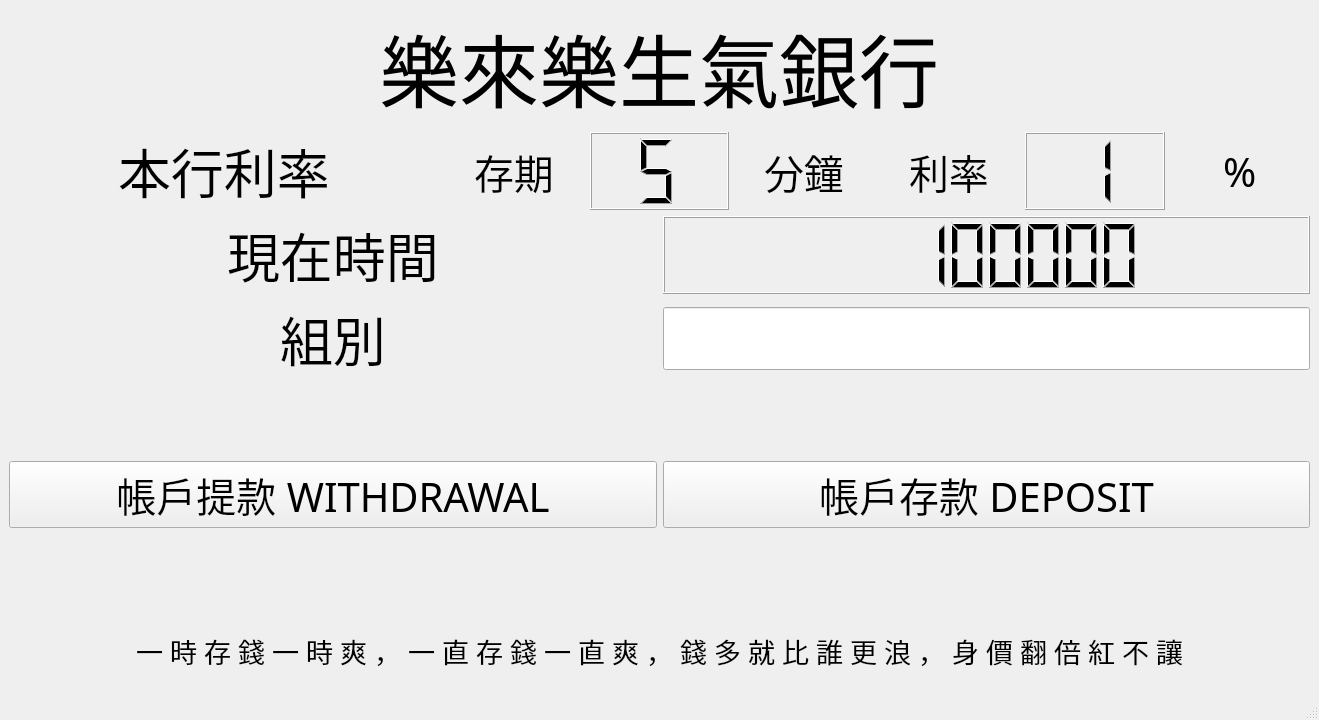
<?xml version="1.0" encoding="UTF-8"?>
<ui version="4.0">
 <class>MainWindow</class>
 <widget class="QMainWindow" name="MainWindow">
  <property name="geometry">
   <rect>
    <x>0</x>
    <y>0</y>
    <width>1319</width>
    <height>720</height>
   </rect>
  </property>
  <property name="sizePolicy">
   <sizepolicy hsizetype="Expanding" vsizetype="Expanding">
    <horstretch>0</horstretch>
    <verstretch>0</verstretch>
   </sizepolicy>
  </property>
  <property name="font">
   <font>
    <family>Chekiang Sung</family>
   </font>
  </property>
  <property name="windowTitle">
   <string>MainWindow</string>
  </property>
  <widget class="QWidget" name="centralwidget">
   <property name="sizePolicy">
    <sizepolicy hsizetype="Expanding" vsizetype="Expanding">
     <horstretch>0</horstretch>
     <verstretch>0</verstretch>
    </sizepolicy>
   </property>
   <layout class="QGridLayout" name="gridLayout_7">
    <item row="0" column="0">
     <layout class="QGridLayout" name="Central_Grid" rowstretch="1,1,1,2,1,2,1,1" columnstretch="0">
      <item row="3" column="0">
       <layout class="QGridLayout" name="Grid_Group" columnstretch="1,1">
        <item row="0" column="0" alignment="Qt::AlignHCenter">
         <widget class="QLabel" name="L_Group">
          <property name="font">
           <font>
            <family>BiauKai</family>
            <pointsize>40</pointsize>
           </font>
          </property>
          <property name="text">
           <string>組別</string>
          </property>
         </widget>
        </item>
        <item row="0" column="1">
         <widget class="QLineEdit" name="LE_Group">
          <property name="sizePolicy">
           <sizepolicy hsizetype="Expanding" vsizetype="Fixed">
            <horstretch>0</horstretch>
            <verstretch>0</verstretch>
           </sizepolicy>
          </property>
          <property name="font">
           <font>
            <pointsize>30</pointsize>
           </font>
          </property>
         </widget>
        </item>
       </layout>
      </item>
      <item row="5" column="0">
       <layout class="QGridLayout" name="Grid_Button">
        <item row="0" column="0">
         <widget class="QPushButton" name="BT_WithDrawal">
          <property name="sizePolicy">
           <sizepolicy hsizetype="Preferred" vsizetype="Fixed">
            <horstretch>0</horstretch>
            <verstretch>0</verstretch>
           </sizepolicy>
          </property>
          <property name="font">
           <font>
            <family>BiauKai</family>
            <pointsize>30</pointsize>
           </font>
          </property>
          <property name="text">
           <string>帳戶提款 WITHDRAWAL</string>
          </property>
         </widget>
        </item>
        <item row="0" column="1">
         <widget class="QPushButton" name="BT_Deposit">
          <property name="sizePolicy">
           <sizepolicy hsizetype="Preferred" vsizetype="Fixed">
            <horstretch>0</horstretch>
            <verstretch>0</verstretch>
           </sizepolicy>
          </property>
          <property name="font">
           <font>
            <family>BiauKai</family>
            <pointsize>30</pointsize>
           </font>
          </property>
          <property name="text">
           <string>帳戶存款 DEPOSIT</string>
          </property>
         </widget>
        </item>
       </layout>
      </item>
      <item row="0" column="0">
       <layout class="QGridLayout" name="Grid_Title">
        <property name="leftMargin">
         <number>0</number>
        </property>
        <item row="0" column="0" alignment="Qt::AlignHCenter">
         <widget class="QLabel" name="Title">
          <property name="font">
           <font>
            <family>Chekiang Sung</family>
            <pointsize>60</pointsize>
            <weight>50</weight>
            <italic>false</italic>
            <bold>false</bold>
            <underline>false</underline>
            <strikeout>false</strikeout>
            <kerning>true</kerning>
           </font>
          </property>
          <property name="text">
           <string>樂來樂生氣銀行</string>
          </property>
          <property name="scaledContents">
           <bool>false</bool>
          </property>
         </widget>
        </item>
       </layout>
      </item>
      <item row="1" column="0">
       <layout class="QGridLayout" name="Grid_Detail" columnstretch="1,1,1">
        <item row="0" column="2">
         <layout class="QGridLayout" name="Grid_Rate" rowstretch="0" columnstretch="1,1,1">
          <item row="0" column="0" alignment="Qt::AlignHCenter">
           <widget class="QLabel" name="label_2">
            <property name="font">
             <font>
              <family>BiauKai</family>
              <pointsize>30</pointsize>
             </font>
            </property>
            <property name="text">
             <string>利率</string>
            </property>
           </widget>
          </item>
          <item row="0" column="1">
           <widget class="QLCDNumber" name="LCD_Interest_Rate">
            <property name="font">
             <font>
              <pointsize>50</pointsize>
             </font>
            </property>
            <property name="digitCount">
             <number>1</number>
            </property>
            <property name="value" stdset="0">
             <double>1.000000000000000</double>
            </property>
           </widget>
          </item>
          <item row="0" column="2" alignment="Qt::AlignHCenter">
           <widget class="QLabel" name="label_5">
            <property name="font">
             <font>
              <pointsize>30</pointsize>
             </font>
            </property>
            <property name="text">
             <string>%</string>
            </property>
           </widget>
          </item>
         </layout>
        </item>
        <item row="0" column="1">
         <layout class="QGridLayout" name="Grid_Length" rowstretch="1" columnstretch="1,1,1">
          <item row="0" column="2" alignment="Qt::AlignHCenter">
           <widget class="QLabel" name="label_4">
            <property name="font">
             <font>
              <family>BiauKai</family>
              <pointsize>30</pointsize>
             </font>
            </property>
            <property name="text">
             <string>分鐘</string>
            </property>
           </widget>
          </item>
          <item row="0" column="0" alignment="Qt::AlignHCenter">
           <widget class="QLabel" name="label">
            <property name="font">
             <font>
              <family>BiauKai</family>
              <pointsize>30</pointsize>
             </font>
            </property>
            <property name="text">
             <string>存期</string>
            </property>
           </widget>
          </item>
          <item row="0" column="1">
           <widget class="QLCDNumber" name="LCD_Length">
            <property name="font">
             <font>
              <pointsize>30</pointsize>
              <weight>50</weight>
              <bold>false</bold>
             </font>
            </property>
            <property name="smallDecimalPoint">
             <bool>true</bool>
            </property>
            <property name="digitCount">
             <number>1</number>
            </property>
            <property name="value" stdset="0">
             <double>5.000000000000000</double>
            </property>
           </widget>
          </item>
         </layout>
        </item>
        <item row="0" column="0" alignment="Qt::AlignHCenter">
         <widget class="QLabel" name="label_3">
          <property name="font">
           <font>
            <family>BiauKai</family>
            <pointsize>40</pointsize>
            <weight>50</weight>
            <bold>false</bold>
           </font>
          </property>
          <property name="text">
           <string>本行利率</string>
          </property>
         </widget>
        </item>
       </layout>
      </item>
      <item row="4" column="0">
       <spacer name="HS1">
        <property name="orientation">
         <enum>Qt::Horizontal</enum>
        </property>
        <property name="sizeHint" stdset="0">
         <size>
          <width>40</width>
          <height>13</height>
         </size>
        </property>
       </spacer>
      </item>
      <item row="6" column="0">
       <spacer name="HS2">
        <property name="orientation">
         <enum>Qt::Horizontal</enum>
        </property>
        <property name="sizeHint" stdset="0">
         <size>
          <width>40</width>
          <height>20</height>
         </size>
        </property>
       </spacer>
      </item>
      <item row="7" column="0">
       <layout class="QGridLayout" name="Grid_Slogan">
        <item row="0" column="0" alignment="Qt::AlignHCenter">
         <widget class="QLabel" name="L_Slogan">
          <property name="sizePolicy">
           <sizepolicy hsizetype="Expanding" vsizetype="Preferred">
            <horstretch>0</horstretch>
            <verstretch>0</verstretch>
           </sizepolicy>
          </property>
          <property name="font">
           <font>
            <family>BiauKai</family>
            <pointsize>20</pointsize>
            <weight>50</weight>
            <bold>false</bold>
           </font>
          </property>
          <property name="text">
           <string>一 時 存 錢 一 時 爽 ， 一 直 存 錢 一 直 爽 ， 錢 多 就 比 誰 更 浪 ， 身 價 翻 倍 紅 不 讓</string>
          </property>
         </widget>
        </item>
       </layout>
      </item>
      <item row="2" column="0">
       <layout class="QGridLayout" name="Grid_Time" columnstretch="1,1">
        <item row="0" column="0" alignment="Qt::AlignHCenter">
         <widget class="QLabel" name="L_Time">
          <property name="font">
           <font>
            <family>BiauKai</family>
            <pointsize>40</pointsize>
           </font>
          </property>
          <property name="text">
           <string>現在時間</string>
          </property>
         </widget>
        </item>
        <item row="0" column="1">
         <widget class="QLCDNumber" name="LCD_Time">
          <property name="digitCount">
           <number>8</number>
          </property>
          <property name="value" stdset="0">
           <double>11022033.000000000000000</double>
          </property>
          <property name="intValue" stdset="0">
           <number>11022033</number>
          </property>
         </widget>
        </item>
       </layout>
      </item>
     </layout>
    </item>
   </layout>
  </widget>
  <widget class="QMenuBar" name="menubar">
   <property name="geometry">
    <rect>
     <x>0</x>
     <y>0</y>
     <width>1319</width>
     <height>25</height>
    </rect>
   </property>
  </widget>
  <widget class="QStatusBar" name="statusbar"/>
 </widget>
 <resources/>
 <connections/>
</ui>
